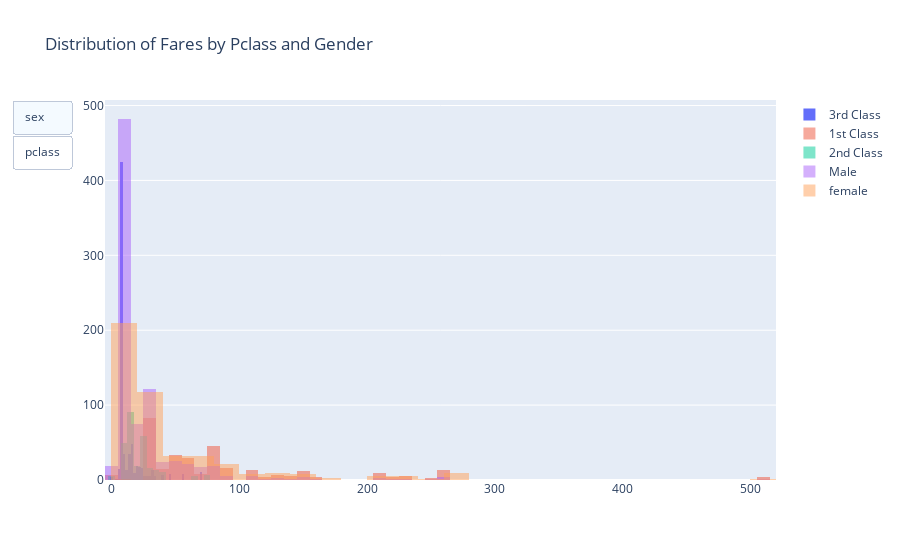

Write notebook code for a chart like this one.
### Code cell
#defining list_updatemenus
list_updatemenus = [{'label': 'sex',
  'method': 'update',
  'args': [{'visible': [False, False, False, True, True, True]}, {'title': 'Distribution of Fares by sex'}]},
 {'label': 'pclass',
  'method': 'update',
  'args': [{'visible': [True, True, True, False, False, False]}, {'title': 'Distribution of Fares by pclass'}]}]
#defining all graph objects
x_pclass3 = df[df['pclass']==3]['fare']
x_pclass1 = df[df['pclass']==1]['fare']
x_pclass2 = df[df['pclass']==2]['fare']
x_male = df[df['sex']=='male']['fare']
x_female = df[df['sex']=='female']['fare']
#defining data
data=[go.Histogram(x=x_pclass3,name='3rd Class'),
      go.Histogram(x=x_pclass1,name='1st Class',opacity = .5,nbinsx=60),
      go.Histogram(x=x_pclass2,name='2nd Class',opacity = .5),
      go.Histogram(x=x_male,name='Male',opacity = .5),
      go.Histogram(x=x_female,name='female',opacity = .5)]
#defining layout
layout=go.Layout(title='Distribution of Fares by Pclass and Gender',updatemenus=list([dict(buttons= list_updatemenus,type = 'buttons')])
                                                                                      ,barmode='overlay')
#defining figure and plotting
fig = go.Figure(data,layout)
iplot(fig)

### Figure 1 — Plotly figure (JSON) as saved in the notebook; plotly's stock layout.template omitted (floating-point values rounded to 4 significant figures; data arrays with more than 128 entries replaced by an {"elided": "..."} marker saying what was removed)
{"data": [{"name": "3rd Class", "type": "histogram", "x": {"elided": "709 float values"}}, {"name": "1st Class", "nbinsx": 60, "opacity": 0.5, "type": "histogram", "x": {"elided": "323 float values"}}, {"name": "2nd Class", "opacity": 0.5, "type": "histogram", "x": {"elided": "277 float values"}}, {"name": "Male", "opacity": 0.5, "type": "histogram", "x": {"elided": "843 float values"}}, {"name": "female", "opacity": 0.5, "type": "histogram", "x": {"elided": "466 float values"}}], "layout": {"barmode": "overlay", "title": {"text": "Distribution of Fares by Pclass and Gender"}, "updatemenus": [{"buttons": [{"args": [{"visible": [false, false, false, true, true, true]}, {"title": "Distribution of Fares by sex"}], "label": "sex", "method": "update"}, {"args": [{"visible": [true, true, true, false, false, false]}, {"title": "Distribution of Fares by pclass"}], "label": "pclass", "method": "update"}], "type": "buttons"}]}}
